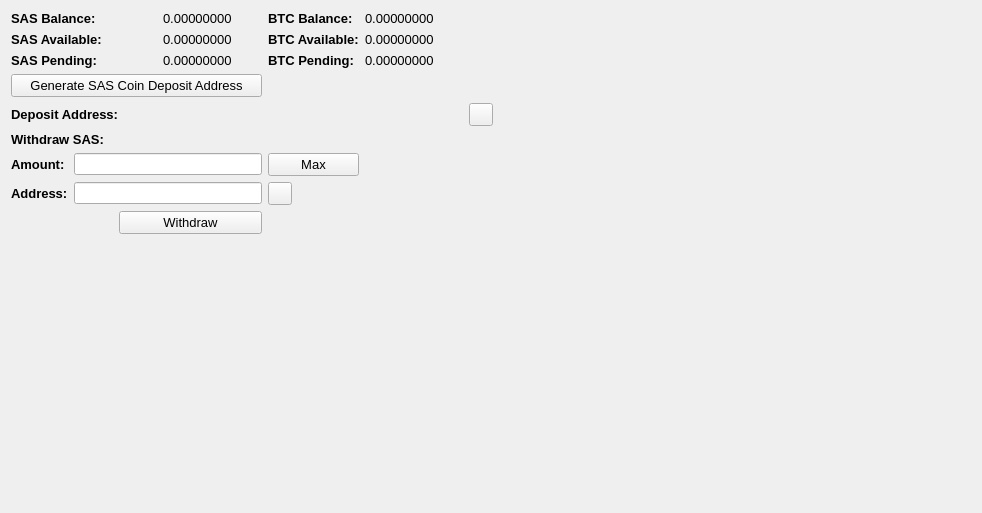
     <widget class="QWidget" name="BalanceTab">
      <attribute name="title">
       <string>Balance</string>
      </attribute>
      <layout class="QGridLayout" name="gridLayout_2">
       <item row="0" column="0" colspan="2">
        <widget class="QLabel" name="label_11">
         <property name="font">
          <font>
           <pointsize>10</pointsize>
           <weight>75</weight>
           <bold>true</bold>
          </font>
         </property>
         <property name="text">
          <string>SAS Balance:</string>
         </property>
        </widget>
       </item>
       <item row="0" column="3">
        <widget class="QLabel" name="SASBalanceLabel">
         <property name="font">
          <font>
           <pointsize>10</pointsize>
          </font>
         </property>
         <property name="text">
          <string>0.00000000</string>
         </property>
         <property name="textInteractionFlags">
          <set>Qt::LinksAccessibleByMouse|Qt::TextSelectableByMouse</set>
         </property>
        </widget>
       </item>
       <item row="0" column="4">
        <widget class="QLabel" name="label_12">
         <property name="font">
          <font>
           <pointsize>10</pointsize>
           <weight>75</weight>
           <bold>true</bold>
          </font>
         </property>
         <property name="text">
          <string>BTC Balance:</string>
         </property>
        </widget>
       </item>
       <item row="0" column="5">
        <widget class="QLabel" name="BitcoinBalanceLabel">
         <property name="font">
          <font>
           <pointsize>10</pointsize>
          </font>
         </property>
         <property name="text">
          <string>0.00000000</string>
         </property>
         <property name="textInteractionFlags">
          <set>Qt::LinksAccessibleByMouse|Qt::TextSelectableByMouse</set>
         </property>
        </widget>
       </item>
       <item row="0" column="7" rowspan="10">
        <spacer name="horizontalSpacer_4">
         <property name="orientation">
          <enum>Qt::Horizontal</enum>
         </property>
         <property name="sizeHint" stdset="0">
          <size>
           <width>478</width>
           <height>488</height>
          </size>
         </property>
        </spacer>
       </item>
       <item row="1" column="0" colspan="2">
        <widget class="QLabel" name="label_13">
         <property name="font">
          <font>
           <pointsize>10</pointsize>
           <weight>75</weight>
           <bold>true</bold>
          </font>
         </property>
         <property name="text">
          <string>SAS Available:</string>
         </property>
        </widget>
       </item>
       <item row="1" column="3">
        <widget class="QLabel" name="SASAvailableLabel_2">
         <property name="font">
          <font>
           <pointsize>10</pointsize>
          </font>
         </property>
         <property name="text">
          <string>0.00000000</string>
         </property>
         <property name="textInteractionFlags">
          <set>Qt::LinksAccessibleByMouse|Qt::TextSelectableByMouse</set>
         </property>
        </widget>
       </item>
       <item row="1" column="4">
        <widget class="QLabel" name="label_15">
         <property name="font">
          <font>
           <pointsize>10</pointsize>
           <weight>75</weight>
           <bold>true</bold>
          </font>
         </property>
         <property name="text">
          <string>BTC Available:</string>
         </property>
        </widget>
       </item>
       <item row="1" column="5">
        <widget class="QLabel" name="BitcoinAvailableLabel">
         <property name="font">
          <font>
           <pointsize>10</pointsize>
          </font>
         </property>
         <property name="text">
          <string>0.00000000</string>
         </property>
         <property name="textInteractionFlags">
          <set>Qt::LinksAccessibleByMouse|Qt::TextSelectableByMouse</set>
         </property>
        </widget>
       </item>
       <item row="2" column="0" colspan="2">
        <widget class="QLabel" name="label_14">
         <property name="font">
          <font>
           <pointsize>10</pointsize>
           <weight>75</weight>
           <bold>true</bold>
          </font>
         </property>
         <property name="text">
          <string>SAS Pending:</string>
         </property>
        </widget>
       </item>
       <item row="2" column="3">
        <widget class="QLabel" name="SASPendingLabel">
         <property name="font">
          <font>
           <pointsize>10</pointsize>
          </font>
         </property>
         <property name="text">
          <string>0.00000000</string>
         </property>
         <property name="textInteractionFlags">
          <set>Qt::LinksAccessibleByMouse|Qt::TextSelectableByMouse</set>
         </property>
        </widget>
       </item>
       <item row="2" column="4">
        <widget class="QLabel" name="label_31">
         <property name="font">
          <font>
           <pointsize>10</pointsize>
           <weight>75</weight>
           <bold>true</bold>
          </font>
         </property>
         <property name="text">
          <string>BTC Pending:</string>
         </property>
        </widget>
       </item>
       <item row="2" column="5">
        <widget class="QLabel" name="BitcoinPendingLabel">
         <property name="font">
          <font>
           <pointsize>10</pointsize>
          </font>
         </property>
         <property name="text">
          <string>0.00000000</string>
         </property>
         <property name="textInteractionFlags">
          <set>Qt::LinksAccessibleByMouse|Qt::TextSelectableByMouse</set>
         </property>
        </widget>
       </item>
       <item row="3" column="0" colspan="4">
        <widget class="QPushButton" name="GenDepositBTN">
         <property name="font">
          <font>
           <pointsize>10</pointsize>
          </font>
         </property>
         <property name="text">
          <string>Generate SAS Coin Deposit Address</string>
         </property>
        </widget>
       </item>
       <item row="4" column="0" colspan="3">
        <widget class="QLabel" name="label_33">
         <property name="font">
          <font>
           <pointsize>10</pointsize>
           <weight>75</weight>
           <bold>true</bold>
          </font>
         </property>
         <property name="text">
          <string>Deposit Address:</string>
         </property>
        </widget>
       </item>
       <item row="4" column="3" colspan="3">
        <widget class="QLabel" name="DepositAddressLabel">
         <property name="minimumSize">
          <size>
           <width>300</width>
           <height>0</height>
          </size>
         </property>
         <property name="palette">
          <palette>
           <active>
            <colorrole role="WindowText">
             <brush brushstyle="SolidPattern">
              <color alpha="255">
               <red>0</red>
               <green>0</green>
               <blue>0</blue>
              </color>
             </brush>
            </colorrole>
            <colorrole role="Text">
             <brush brushstyle="SolidPattern">
              <color alpha="255">
               <red>0</red>
               <green>0</green>
               <blue>255</blue>
              </color>
             </brush>
            </colorrole>
           </active>
           <inactive>
            <colorrole role="WindowText">
             <brush brushstyle="SolidPattern">
              <color alpha="255">
               <red>0</red>
               <green>0</green>
               <blue>0</blue>
              </color>
             </brush>
            </colorrole>
            <colorrole role="Text">
             <brush brushstyle="SolidPattern">
              <color alpha="255">
               <red>0</red>
               <green>0</green>
               <blue>255</blue>
              </color>
             </brush>
            </colorrole>
           </inactive>
           <disabled>
            <colorrole role="WindowText">
             <brush brushstyle="SolidPattern">
              <color alpha="255">
               <red>120</red>
               <green>120</green>
               <blue>120</blue>
              </color>
             </brush>
            </colorrole>
            <colorrole role="Text">
             <brush brushstyle="SolidPattern">
              <color alpha="255">
               <red>120</red>
               <green>120</green>
               <blue>120</blue>
              </color>
             </brush>
            </colorrole>
           </disabled>
          </palette>
         </property>
         <property name="font">
          <font>
           <pointsize>10</pointsize>
           <weight>75</weight>
           <bold>true</bold>
          </font>
         </property>
         <property name="text">
          <string/>
         </property>
         <property name="alignment">
          <set>Qt::AlignRight|Qt::AlignTrailing|Qt::AlignVCenter</set>
         </property>
         <property name="textInteractionFlags">
          <set>Qt::LinksAccessibleByMouse|Qt::TextSelectableByKeyboard|Qt::TextSelectableByMouse</set>
         </property>
        </widget>
       </item>
       <item row="4" column="6">
        <widget class="QToolButton" name="DepositCopyButton">
         <property name="toolTip">
          <string>Copy to clipboard</string>
         </property>
         <property name="text">
          <string/>
         </property>
         <property name="icon">
          <iconset resource="../bitcoin.qrc">
           <normaloff>:/icons/editcopy</normaloff>:/icons/editcopy</iconset>
         </property>
         <property name="shortcut">
          <string>Alt+P</string>
         </property>
        </widget>
       </item>
       <item row="5" column="0" colspan="2">
        <widget class="QLabel" name="label_34">
         <property name="font">
          <font>
           <pointsize>10</pointsize>
           <weight>75</weight>
           <bold>true</bold>
          </font>
         </property>
         <property name="text">
          <string>Withdraw SAS:</string>
         </property>
        </widget>
       </item>
       <item row="6" column="0">
        <widget class="QLabel" name="label_26">
         <property name="font">
          <font>
           <pointsize>10</pointsize>
           <weight>75</weight>
           <bold>true</bold>
          </font>
         </property>
         <property name="text">
          <string>Amount:</string>
         </property>
        </widget>
       </item>
       <item row="6" column="1" colspan="3">
        <widget class="QLineEdit" name="WithdrawUnitsInput">
         <property name="font">
          <font>
           <pointsize>9</pointsize>
           <weight>75</weight>
           <bold>true</bold>
          </font>
         </property>
         <property name="text">
          <string/>
         </property>
        </widget>
       </item>
       <item row="6" column="4">
        <widget class="QPushButton" name="Withdraw_Max_Amount">
         <property name="font">
          <font>
           <pointsize>10</pointsize>
          </font>
         </property>
         <property name="text">
          <string>Max</string>
         </property>
        </widget>
       </item>
       <item row="7" column="0">
        <widget class="QLabel" name="label_10">
         <property name="font">
          <font>
           <pointsize>10</pointsize>
           <weight>75</weight>
           <bold>true</bold>
          </font>
         </property>
         <property name="text">
          <string>Address:</string>
         </property>
        </widget>
       </item>
       <item row="7" column="1" colspan="3">
        <widget class="QLineEdit" name="WithdrawAddress">
         <property name="font">
          <font>
           <pointsize>9</pointsize>
           <weight>75</weight>
           <bold>true</bold>
          </font>
         </property>
        </widget>
       </item>
       <item row="7" column="4">
        <widget class="QToolButton" name="WithdrawPasteButton">
         <property name="toolTip">
          <string>Paste from clipboard</string>
         </property>
         <property name="text">
          <string/>
         </property>
         <property name="icon">
          <iconset resource="../bitcoin.qrc">
           <normaloff>:/icons/editpaste</normaloff>:/icons/editpaste</iconset>
         </property>
         <property name="shortcut">
          <string>Alt+P</string>
         </property>
        </widget>
       </item>
       <item row="8" column="2" colspan="2">
        <widget class="QPushButton" name="WithdrawUnitsBtn">
         <property name="font">
          <font>
           <pointsize>10</pointsize>
          </font>
         </property>
         <property name="text">
          <string>Withdraw</string>
         </property>
        </widget>
       </item>
       <item row="9" column="0" colspan="6">
        <spacer name="verticalSpacer">
         <property name="orientation">
          <enum>Qt::Vertical</enum>
         </property>
         <property name="sizeHint" stdset="0">
          <size>
           <width>428</width>
           <height>262</height>
          </size>
         </property>
        </spacer>
       </item>
      </layout>
      <zorder>label_31</zorder>
      <zorder>label_15</zorder>
      <zorder>label_12</zorder>
      <zorder>label_14</zorder>
      <zorder>label_13</zorder>
      <zorder>label_11</zorder>
      <zorder>BitcoinBalanceLabel</zorder>
      <zorder>SASBalanceLabel</zorder>
      <zorder>SASAvailableLabel_2</zorder>
      <zorder>SASPendingLabel</zorder>
      <zorder>BitcoinAvailableLabel</zorder>
      <zorder>BitcoinPendingLabel</zorder>
      <zorder>label_33</zorder>
      <zorder>GenDepositBTN</zorder>
      <zorder>DepositAddressLabel</zorder>
      <zorder>Withdraw_Max_Amount</zorder>
      <zorder>label_34</zorder>
      <zorder>WithdrawUnitsInput</zorder>
      <zorder>label_10</zorder>
      <zorder>label_26</zorder>
      <zorder>WithdrawAddress</zorder>
      <zorder>WithdrawUnitsBtn</zorder>
      <zorder>horizontalSpacer_4</zorder>
      <zorder>verticalSpacer</zorder>
      <zorder>WithdrawPasteButton</zorder>
      <zorder>DepositCopyButton</zorder>
     </widget>
